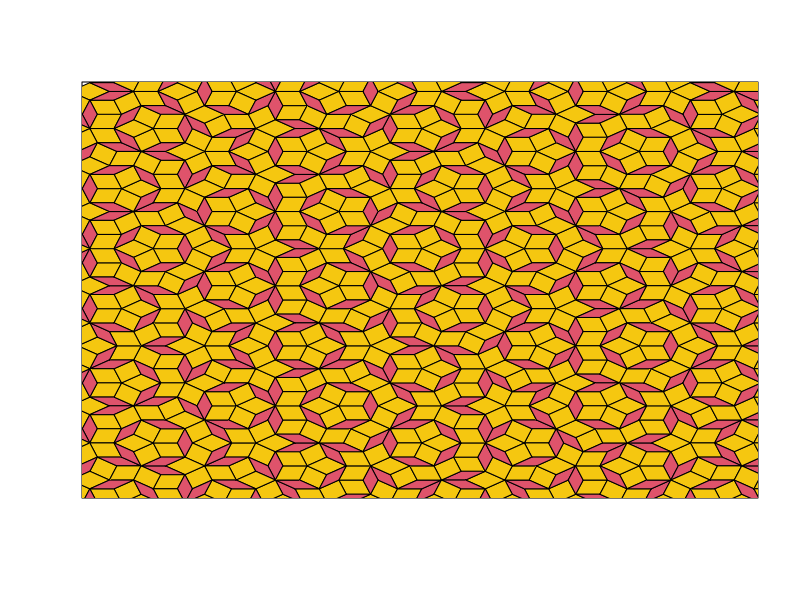

This figure's R source:
fh = .5 * (sqrt(5) - 1);
fi = 1 - fh;
rr = 10 * cos(pi / 5);
tt = 10 * sin(pi / 5)

bug <- function(n, x, y, p, q, r, s)
    if (n > 1) {
        lines(c(x + p, x + fh * (p + r)), c(y + q, y + fh * (q + s)));
        lines(c(x + fh * p, x + fh * (p + r)), c(y + fh * q, y + fh * (q + s)));
        bug(n - 1, x + fh * (p + r), y + fh * (q + s), - fh * r, - fh * s, - fh * p, - fh * q);
        bug(n - 1, x + p + r, y + q + s, - fi * (p + r), - fi * (q + s), fi * p - fh * r, fi * q - fh * s);
        lil(n - 1, x + fh * (p + r), y + fh * (q + s), fi * p - fh * r, fi * q - fh * s, - fh * r, - fh * s);
    } else {
        polygon(c(x, x + p, x + p + r), c(y, y + q, y + q + s), col = 7, border = NA);
        lines(c(x, x + p, x + p + r), c(y, y + q, y + q + s))
    }

lil <- function(n, x, y, p, q, r, s)
    if (n > 1) {
        lines(c(x + p, x + fh * r), c(y + q, y + fh * s));
        lil(n - 1, x + p, y + q, r - p, s - q, fh * r - p, fh * s - q);
        bug(n - 1, x + p, y + q, fh * r - p, fh * s - q, - fh * r, - fh * s)
    } else {
        polygon(c(x, x + p, x + r), c(y, y + q, y + s), col = 2, border = NA);
        lines(c(x + r, x, x + p), c(y + s, y, y + q))
    }

plot(1, 1, xlim = c(5.2, 8.6), ylim = c(0.18, 3.58), type = "n", xaxt = "n", yaxt = "n", xlab = "", ylab = "")
lil(10, 0, 0, 10, 0, rr, tt)